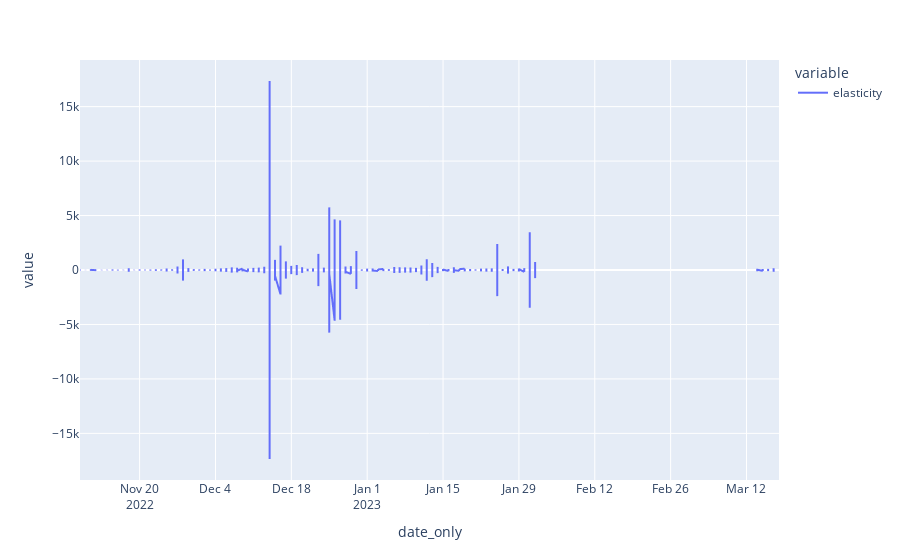

This figure's notebook cell:
### Code cell
px.line(added_when_apr_over_med['elasticity'])

### Figure 1 — Plotly figure (JSON) as saved in the notebook; plotly's stock layout.template omitted (floating-point values rounded to 4 significant figures; data arrays with more than 128 entries replaced by an {"elided": "..."} marker saying what was removed)
{"data": [{"hovertemplate": "variable=elasticity<br>date_only=%{x}<br>value=%{y}<extra></extra>", "legendgroup": "elasticity", "line": {"color": "#636efa", "dash": "solid"}, "marker": {"symbol": "circle"}, "mode": "lines", "name": "elasticity", "showlegend": true, "type": "scattergl", "x": {"elided": "3704 str values"}, "xaxis": "x", "y": {"elided": "3704 float values"}, "yaxis": "y"}], "layout": {"legend": {"title": {"text": "variable"}, "tracegroupgap": 0}, "margin": {"t": 60}, "xaxis": {"anchor": "y", "domain": [0, 1], "title": {"text": "date_only"}}, "yaxis": {"anchor": "x", "domain": [0, 1], "title": {"text": "value"}}}}
